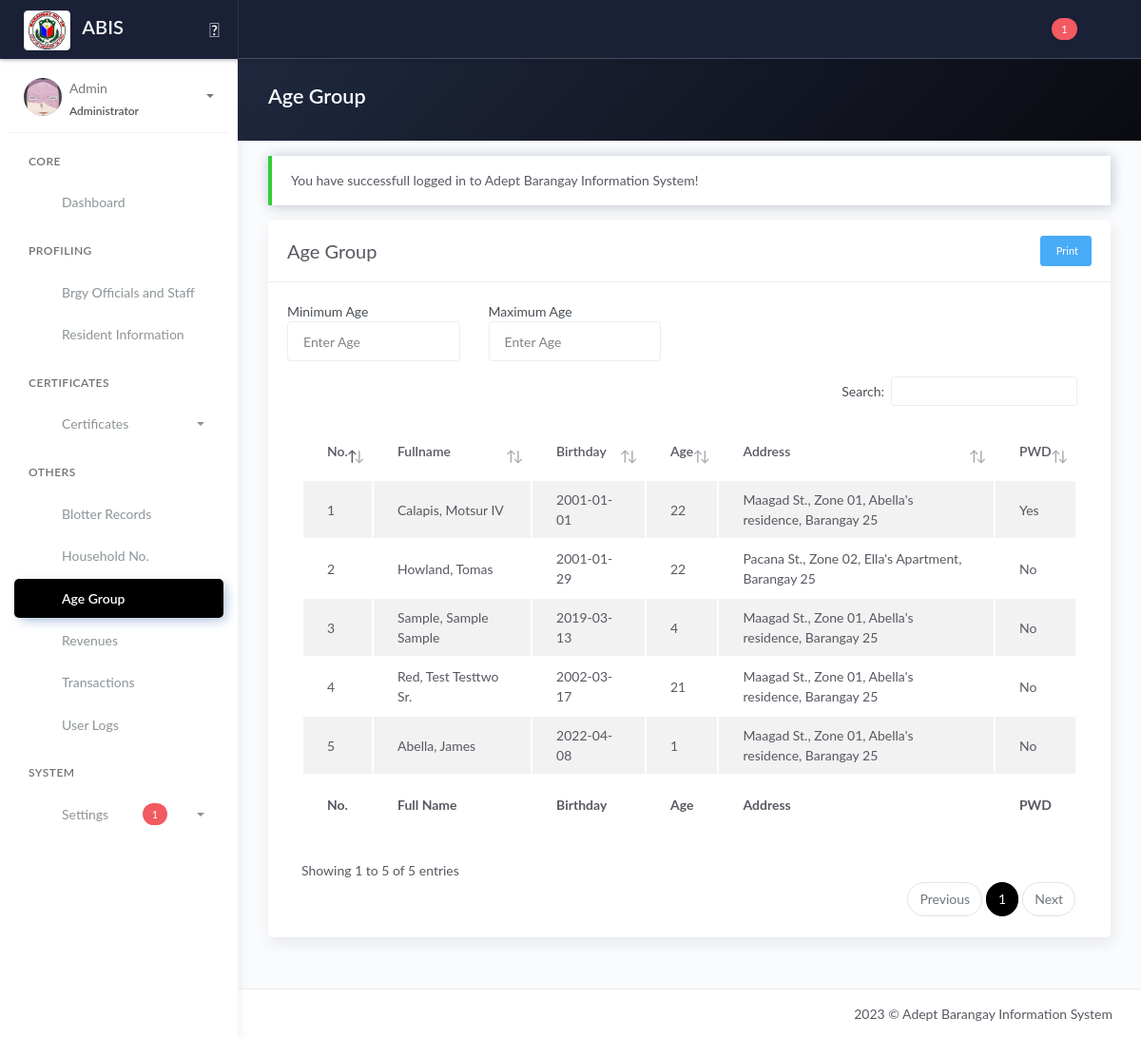
/age-group.php (signed in), run on the app's committed database.
### tables this page shows
CREATE TABLE `tblresident2` (
  `id_resident` int(11) NOT NULL,
  `national_id` varchar(100) NOT NULL,
  `region` varchar(10) NOT NULL,
  `city` varchar(100) NOT NULL,
  `province` varchar(100) NOT NULL,
  `barangay` varchar(100) NOT NULL,
  `citizenship` varchar(100) NOT NULL,
  `picture` text NOT NULL,
  `firstname` varchar(100) NOT NULL,
  `middlename` varchar(100) NOT NULL,
  `lastname` varchar(100) NOT NULL,
  `ext` varchar(10) NOT NULL,
  `alias` varchar(20) NOT NULL,
  `birthplace` varchar(100) NOT NULL,
  `birthdate` date NOT NULL,
  `sex` varchar(20) NOT NULL,
  `civilstatus` varchar(20) NOT NULL,
  `residence_type` varchar(25) NOT NULL COMMENT 'new; co-occupant; tenant',
  `id_household` int(80) NOT NULL,
  `family_head` varchar(10) NOT NULL,
  `date_of_residence` date NOT NULL,
  `vstatus` varchar(10) NOT NULL,
  `identified_as` varchar(20) NOT NULL,
  `phone` varchar(100) NOT NULL,
  `email` varchar(100) NOT NULL,
  `occupation` varchar(100) NOT NULL,
  `resident_type` int(20) NOT NULL DEFAULT 1 COMMENT '1 = Alive; 0 = Deceased',
  `id_org` varchar(100) NOT NULL,
  `pwd` varchar(5) NOT NULL,
  `indigent` varchar(5) NOT NULL,
  `remarks` text NOT NULL,
  `res_updated_at` timestamp NOT NULL DEFAULT current_timestamp() ON UPDATE current_timestamp(),
  `id_user` int(11) NOT NULL
);

CREATE TABLE `tbl_household` (
  `id_household` int(11) NOT NULL,
  `household_number` int(100) NOT NULL,
  `house_no` int(100) NOT NULL COMMENT '(2.1)',
  `id_purok` varchar(50) NOT NULL,
  `household_street_name` varchar(100) NOT NULL COMMENT '(2.2)',
  `household_address` varchar(250) NOT NULL COMMENT '(2.3)',
  `household_type` varchar(250) NOT NULL
);

CREATE TABLE `tblpurok` (
  `id_purok` int(11) NOT NULL,
  `purok_name` varchar(255) DEFAULT NULL,
  `purok_details` text DEFAULT NULL
);

CREATE TABLE `tblbrgy_info` (
  `id_brgy_info` int(11) NOT NULL,
  `province` varchar(100) DEFAULT NULL,
  `town` varchar(100) DEFAULT NULL,
  `brgy_name` varchar(50) DEFAULT NULL,
  `contact_number` varchar(50) DEFAULT NULL,
  `dashboard_text` text DEFAULT NULL,
  `image` varchar(200) DEFAULT NULL,
  `city_logo` varchar(100) DEFAULT NULL,
  `brgy_logo` varchar(100) DEFAULT NULL
);

### model/fetch_brgy_info.php (called while the page is built, shortened)
<?php
    $query = "SELECT * FROM tblbrgy_info";
    $result = $conn->query($query);
	$row = $result->fetch_assoc();
	if($row){
		$brgy 		 = $row['brgy_name'];
	}
?>

### age-group.php (the view, shortened to what this page needs)
<?php include 'server/server.php' ?>
<?php
$query = "SELECT * FROM tblresident2 WHERE resident_type=1";
$result = $conn->query($query);
$resident = array();
while ($row = $result->fetch_assoc()) {
	$resident[] = $row;
}
?>
<!DOCTYPE html>
<html lang="en">
<head>
	<?php include 'templates/header.php' ?>
	<link rel="stylesheet" href="assets/js/plugin/dataTables.dateTime.min.css">
	<link rel="stylesheet" href="assets/js/plugin/datatables/Buttons-1.6.1/css/buttons.dataTables.min.css">
</head>
<body>
	<div class="wrapper">
		<?php include 'templates/main-header.php' ?>
		<?php include 'templates/sidebar.php' ?>
		<div class="main-panel">
			<div class="content">
				<div class="panel-header bg-dark-gradient">
					<div class="page-inner">
						<div class="d-flex align-items-left align-items-md-center flex-column flex-md-row">
							<div>
								<h2 class="text-white fw-bold">Age Group</h2>
							</div>
						</div>
					</div>
				</div>
				<div class="page-inner">
					<div class="row mt--2">
						<div class="col-md-12">
							<?php if (isset($_SESSION['message'])) : ?>
								<div class="alert alert-<?php echo $_SESSION['success']; ?> <?= $_SESSION['success'] == 'danger' ? 'bg-danger text-light' : null ?>" role="alert">
									<?php echo $_SESSION['message']; ?>
								</div>
							<?php endif ?>
							<div class="card">
								<div class="card-header">
									<div class="card-head-row">
										<div class="card-title">Age Group</div>
										<div class="card-tools">
											<a href="#add" data-toggle="modal" class="btn btn-info btn-sm"><i class="fa fa-print"></i>&nbspPrint</a>
										</div>
									</div>
								</div>
								<div class="card-body">
									<div class="row mb-3 w-50">
										<div class="col">
											<label>Minimum Age</label>
											<input type="text" class="form-control" id="min" name="min" placeholder="Enter Age">
										</div>
										<div class="col">
											<label>Maximum Age</label>
											<input type="text" class="form-control" id="max" name="max" placeholder="Enter Age">
										</div>
									</div>
									<div class="table-responsive">
										<table id="agegrouptable" class="display table table-striped">
											<thead>
												<tr>
													<th scope="col">No. </th>
													<th scope="col">Fullname</th>
													<th scope="col">Birthday</th>
													<th scope="col">Age</th>
													<th scope="col">Address</th>
													<th scope="col">PWD</th>
												</tr>
											</thead>
											<tbody>
												<?php if (!empty($resident)) : ?>
													<?php $no = 1;
													foreach ($resident as $row) : ?>
														<tr>
															<td><?= $no ?></td>
															<td><?= $row['lastname'] . ', ' . $row['firstname'] . ' ' . $row['middlename'] . ' ' . $row['ext'] ?></td>
															<td><?= $row['birthdate'] ?></td>
															<?php
															$DateOfBirth = $row['birthdate'];
															$dob = new DateTime($DateOfBirth);
															$now = new DateTime();
															$diff = $now->diff($dob);
															?>
															<td><?= $diff->y; ?></td>
															<td>
																<?php
																$h_id = $row['id_household'];
																$queryHouseholdNumber = "SELECT * FROM tbl_household WHERE id_household='$h_id'";
																$resultHouseholdNumber = $conn->query($queryHouseholdNumber);
																$householdnum = $resultHouseholdNumber->fetch_assoc();
																$p_name = $householdnum['id_purok'];
																$queryPurokName = "SELECT * FROM tblpurok WHERE id_purok='$p_name'";
																$resultPurokName = $conn->query($queryPurokName);
																$pname = $resultPurokName->fetch_assoc();
																echo $householdnum['household_street_name'] . ', ' . $pname['purok_name'] . ', ' . $householdnum['household_address'] . ', ' . $brgy;
																?>
															</td>
															<td><?= $row['pwd'] ?></td>
														</tr>
													<?php $no++;
													endforeach ?>
												<?php endif ?>
											</tbody>
											<tfoot>
												<tr>
													<th scope="col">No. </th>
													<th scope="col">Full Name</th>
													<th scope="col">Birthday</th>
													<th scope="col">Age</th>
													<th scope="col">Address</th>
													<th scope="col">PWD</th>
												</tr>
											</tfoot>
										</table>
									</div>
								</div>
							</div>
						</div>
					</div>
				</div>
			</div>
			<?php include 'templates/main-footer.php' ?>
		</div>
	</div>
	<?php include 'templates/footer.php' ?>
	<link rel="stylesheet" type="text/css" href="https://cdn.datatables.net/v/bs5/jszip-2.5.0/dt-1.13.1/b-2.3.3/b-html5-2.3.3/b-print-2.3.3/datatables.min.css" />
</body>
</html>

### data on the page
tblresident2: lastname "Calapis", firstname "Motsur", ext "IV", birthdate "2001-01-01", birthdate "22", id_household.household_street_name "Maagad St.", tblpurok.purok_name "Zone 01", id_household.household_address "Abella's residence", pwd "Yes"
tblbrgy_info: brgy_name "Barangay 25"
tblresident2: lastname "Howland", firstname "Tomas", birthdate "2001-01-29", birthdate "22", id_household.household_street_name "Pacana St.", tblpurok.purok_name "Zone 02", id_household.household_address "Ella's Apartment", pwd "No"
tblresident2: lastname "Sample", firstname "Sample", middlename "Sample", birthdate "2019-03-13", birthdate "4", id_household.household_street_name "Maagad St.", tblpurok.purok_name "Zone 01", id_household.household_address "Abella's residence", pwd "No"
tblresident2: lastname "Red", firstname "Test", middlename "Testtwo", ext "Sr.", birthdate "2002-03-17", birthdate "21", id_household.household_street_name "Maagad St.", tblpurok.purok_name "Zone 01", id_household.household_address "Abella's residence", pwd "No"
tblresident2: lastname "Abella", firstname "James", birthdate "2022-04-08", birthdate "1", id_household.household_street_name "Maagad St.", tblpurok.purok_name "Zone 01", id_household.household_address "Abella's residence", pwd "No"

### other printed values
$resultSupport "1"
$_SESSION['username'] "Admin"
$_SESSION['role'] "Administrator"
$_SESSION['message'] "You have successfull logged in to Adept Barangay Information System!"
